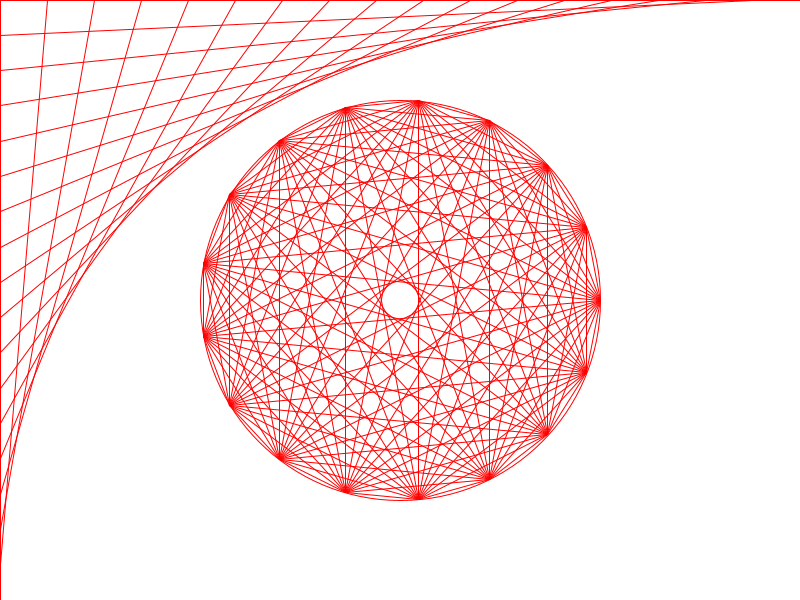
Frame 1 (no input)
Frame 60 (the mouse pressed at the canvas centre just before this capture): identical to frame 1, image omitted
Frame 120 (the mouse held since frame 60 and released just before this capture): identical to frame 1, image omitted

The Processing sketch that drew this single still picture (run headless with seeded random() and noise(); from frame 60 on, the mouse is pressed at the canvas centre):

// Processing sketch: sketch_10th
// ── sketch_10th.pde
class inhom2d {
  
  float x, y;
 
  inhom2d(float x, float y ) {
    this.x=x;
    this.y=y;
  }  
}

inhom2d circlePoint(inhom2d o, float r, float t){
  return new inhom2d (o.x + r*cos(t), o.y + r*sin(t) );
  //returns the coordinates of the point on the circle at angle t
}
void setup(){
  size(800,600);
  ellipseMode(RADIUS);
}

void draw( ){
 background(255);
 
 inhom2d o = new inhom2d (400,300);//stores the mid point of the circle to be tested
 float radius =200;//declares the radius of the tested circle
 stroke(255,0,0);
 ellipse (o.x,o.y,radius,radius);//draws the tested big circle, o.x,o.y = X0,Y0
 //inhom2d P = circlePoint(o,radius,PI/2);//stores the coordinates of the point 
                                        //of the tested circle in p
 //ellipse (P.x,P.y,5,5);//draws a circle around that point
  //inhom2d P;
  int n=17;//n represents the number of points on the circle
  float angle=(2*PI) /n;//The angle between n points is the total angle/no. of points
  /*for (int i=0;i<n;i++){
  P = circlePoint(o, radius, i * angle);//look below for comment
  //as we draw the points, the first is alpha, next point becomes 2*alpha, and so on
  stroke(0,255,0);
  ellipse(P.x,P.y,5,5);//draws a circle around that point
  }*/
  inhom2d[] points = new inhom2d[n];//declaring an array named points
  for (int i=0;i<n;i++){
  points[i] = circlePoint(o, radius, i * angle); 
  //the points stores all the x and y coordinates of points in it's array
  }
  for (int i=0;i<n;i++){
    for (int j=i+1;j<n;j++){//we use j=i+1, so a point doesn't try drawing
                            //a line with itself
      line(points[i].x,points[i].y,points[j].x,points[j].y);
      //takes the points stored in the array and starts drawing a point to each other
      //point using a line
    }
  }
  float stepx = 800.0/n;
  float stepy = 600.0/n;
  
  for (int i=0;i<=n;i++){
    line(i*stepx,0,0,(n-i) * stepy);
  }
}
